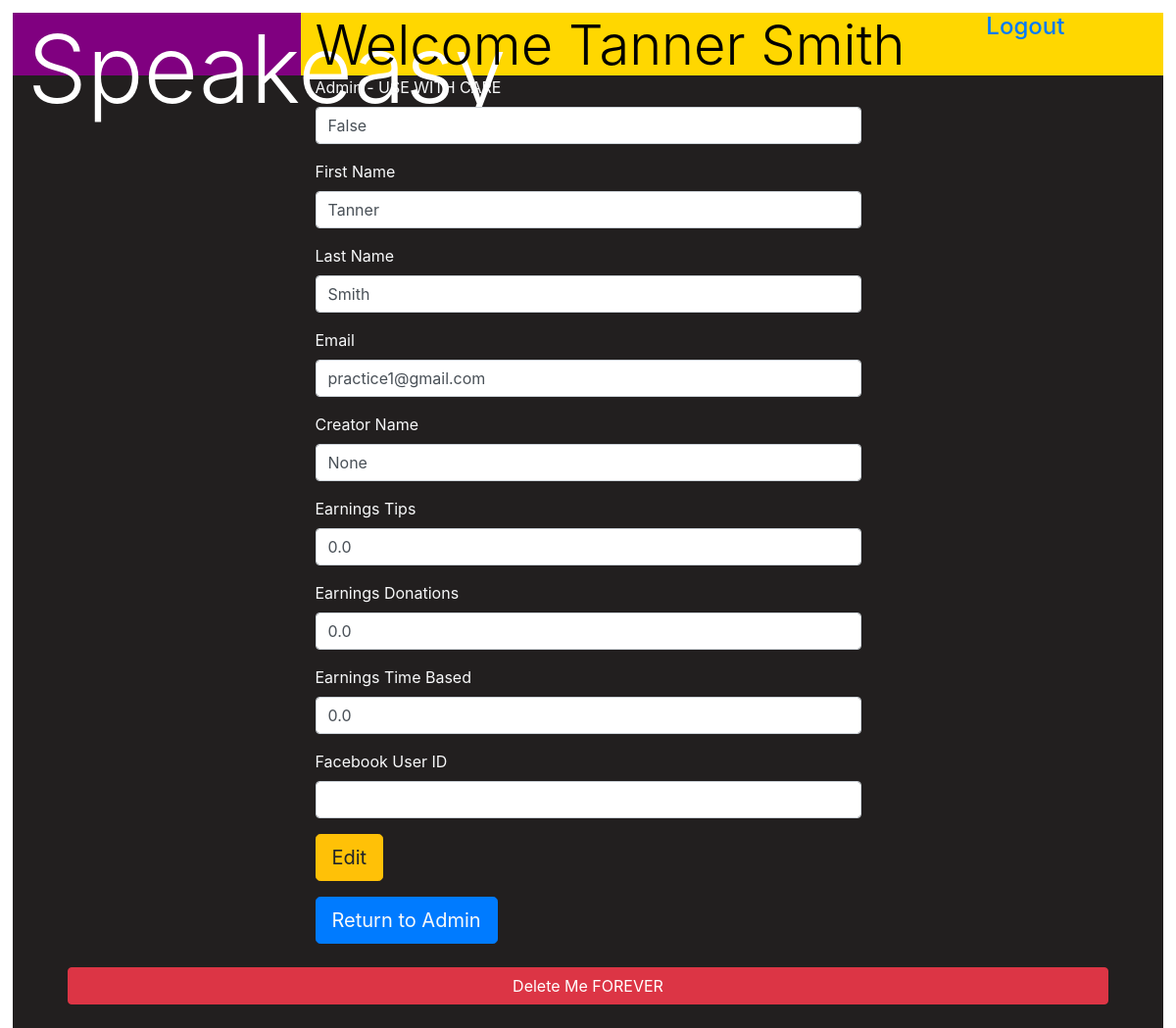
Page /editUser/4 on the committed database.
### models.py (models this page shows, shortened)
class Users(db.Model):
    __tablename__ = 'Users'
    id = db.Column(db.Integer, primary_key=True)
    admin = db.Column(db.BOOLEAN, default = False)
    first_name = db.Column(db.String(255))
    last_name = db.Column(db.String(255))
    email = db.Column(db.String(255))
    passwordHash = db.Column(db.String(255))    #only for non-facebook users
    creator_name = db.Column(db.String(255))
    earnings_tips = db.Column(db.Float, default = 0.00)
    earnings_donations = db.Column(db.Float, default = 0.00)
    earnings_watcher_seconds = db.Column(db.Float, default = 0.00)
    description = db.Column(db.Text, default = "About Me...")
    user_image = db.Column(db.String(255), default = "blank_profile.png")  #retrieve from OAuth Facebook Picture, default will be path to default avatar
    stream = db.relationship("Streams", uselist = False, backref = "creator")
    videos = db.relationship("Videos", backref = "creator")
    fb_user_id = db.relationship("FBUsers", uselist = False, backref = "user")
    created_at = db.Column(db.DateTime)
    updated_at = db.Column(db.DateTime)

### app.py (the view)
@app.route("/editUser/<userID>")
def editUserPage(userID):
    userToEdit = Users.query.get(userID)
    if "user_id" in session:
        thisUser = Users.query.get(session['user_id'])
        if thisUser.admin == True:
            return render_template('edituser.html', thisUser = thisUser, userToEdit = userToEdit)
        else:
            return redirect('/')
    else:
        testUser = Users.query.get(1) #TEST USER ID
        return render_template('edituser.html', thisUser = testUser, userToEdit = userToEdit)

### templates/edituser.html (shortened to what this page needs)
<!DOCTYPE html>
<html lang="en">
<head>
    <link rel="stylesheet" href="https://stackpath.bootstrapcdn.com/bootstrap/4.4.1/css/bootstrap.min.css">
    <link rel="stylesheet" href="https://cdnjs.cloudflare.com/ajax/libs/font-awesome/5.11.2/css/all.css" />
    <link rel="stylesheet" type="text/css" href="{{ url_for('static', filename='css/style.css') }}">
    <link rel="stylesheet" href="../static/css/style.css">
</head>
<body>
    <div class="wrapper">
        <div class="topbar d-flex flex-lg-row">
            <div class="logobox col-md-3 d-inline-flex align-items-stretch">
                <h1 class="display-1">Speakeasy</h1>
            </div>
            <div class="welcomebox col-md-7 d-inline-flex align-items-stretch">
                <h2 class="display-4">Welcome {{ thisUser.first_name + ' ' + thisUser.last_name }}</h2>
            </div>
            <div class="logoutbox col-md-1 d-inline-flex align-items-stretch">
                <h4 class="display-5 logoutLink"><a href="/logout">Logout</a></h4>
            </div>
        </div>
        <div class="container col-xl-6">
            <form action="/updateUser/{{ userToEdit.id }}" method="POST">
                <div class="form-group">
                    <label class="text-light" for="admin">Admin - USE WITH CARE</label>
                    <input class="form-control" type="text" name="admin" value="{{ userToEdit.admin }}">
                </div>
                <div class="form-group">
                    <label class="text-light" for="first_name">First Name</label>
                    <input class="form-control" type="text" name="first_name" value="{{ userToEdit.first_name }}">
                </div>
                <div class="form-group">
                    <label class="text-light" for="last_name">Last Name</label>
                    <input class="form-control" type="text" name="last_name" value="{{ userToEdit.last_name }}">
                </div>
                <div class="form-group">
                    <label class="text-light" for="email">Email</label>
                    <input class="form-control" type="email" name="email" value="{{ userToEdit.email }}">
                </div>
                <div class="form-group">
                    <label class="text-light" for="creator_name">Creator Name</label>
                    <input class="form-control" type="text" name="creator_name" value="{{ userToEdit.creator_name }}">
                </div>
                <div class="form-group">
                    <label class="text-light" for="earnings_tips">Earnings Tips</label>
                    <input class="form-control" type="number" name="earnings_tips" value="{{ userToEdit.earnings_tips }}">
                </div>
                <div class="form-group">
                    <label class="text-light" for="earnings_donations">Earnings Donations</label>
                    <input class="form-control" type="number" name="earnings_donations" value="{{ userToEdit.earnings_donations }}">
                </div>
                <div class="form-group">
                    <label class="text-light" for="earnings_watcher_seconds">Earnings Time Based</label>
                    <input class="form-control" type="number" name="earnings_watcher_seconds" value="{{ userToEdit.earnings_watcher_seconds }}">
                </div>
                <div class="form-group">
                    <label class="text-light" for="fb_user_id">Facebook User ID</label>
                    <input class="form-control" type="number" name="fb_user_id" value="{{ userToEdit.fb_user_id }}">
                </div>
                <input class="btn btn-warning btn-lg mb-3" type="submit" value="Edit">
            </form>
            <div class="btn btn-lg btn-primary">
                <a class="text-light" href="/admin">Return to Admin</a>
            </div>
        </div>
        <div class="container">
            <a href="/deleteUser/{{ userToEdit.id }}" class="btn btn-danger d-block m-4">Delete Me FOREVER</a>
        </div>
    </div>
</body>
</html>

### static/css/style.css (style rules this page uses)
* { margin: 0; padding: 0; border: 0; font-size: 100%; font: inherit; vertical-align: baseline; }
.wrapper { background-color: rgb(34, 31, 31); }
.topbar { background-color: gold; color: black; height: 4rem; }
.logobox { background-color: purple; vertical-align: top; color: white; }
.welcomebox { color: black; vertical-align: top; }
body { box-sizing: border-box; margin: 0; padding: 13px; display: flex; flex-direction: column; max-height: 7rem; font-family: -apple-system, BlinkMacSystemFont, sans-serif; overflow: auto; }

### rows in the picture
Users: first_name+last_name "Tanner Smith"
Users: admin "False", first_name "Tanner", last_name "Smith", email "practice1@gmail.com", creator_name "None", earnings_tips "0.0", earnings_donations "0.0", earnings_watcher_seconds "0.0"
